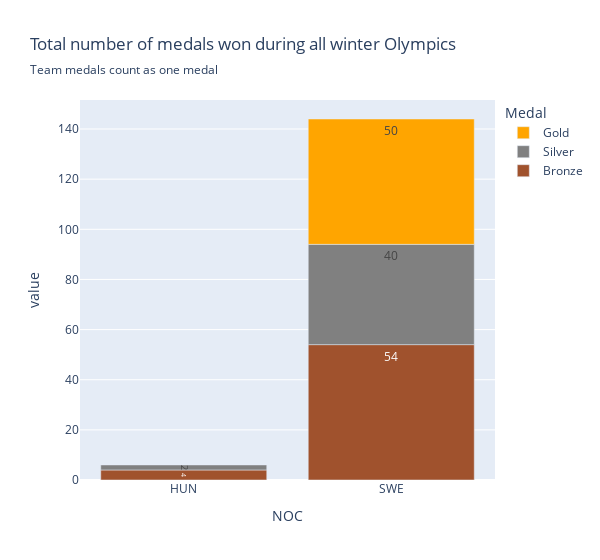

This figure's notebook cell:
### Markdown cell above
##### **1.2.4 Extras**

### Code cell
# Count medals won by Hungary and Sweden during the winter Olympics and compare
new_df = df[["NOC", "Year", "Event", "Season", "Medal"]]
winter_swehun = new_df.loc[(new_df["Season"] == "Winter") & (new_df["NOC"].isin(["HUN", "SWE"]))].copy().dropna(subset=["Medal"]).drop_duplicates(subset=["Medal", "Year", "Event"])
sum = winter_swehun.groupby("NOC")["Medal"].value_counts().unstack()
fig = px.bar(sum, 
       color_discrete_map={"Gold": "orange", "Silver": "grey", "Bronze": "sienna"}, 
       text_auto=True, 
       title="Total number of medals won during all winter Olympics", 
       subtitle="Team medals count as one medal",  
       width=600, 
       barmode="relative", 
       category_orders={"Medal": ["Bronze", "Silver", "Gold"]})
fig.update_layout(legend=dict(traceorder="reversed"))

### Figure 1 — Plotly figure (JSON) as saved in the notebook; plotly's stock layout.template omitted (floating-point values rounded to 4 significant figures)
{"data": [{"hovertemplate": "Medal=Bronze<br>NOC=%{x}<br>value=%{y}<extra></extra>", "legendgroup": "Bronze", "marker": {"color": "sienna", "pattern": {"shape": ""}}, "name": "Bronze", "orientation": "v", "showlegend": true, "textposition": "auto", "texttemplate": "%{y}", "type": "bar", "x": ["HUN", "SWE"], "xaxis": "x", "y": [4.0, 54.0], "yaxis": "y"}, {"hovertemplate": "Medal=Silver<br>NOC=%{x}<br>value=%{y}<extra></extra>", "legendgroup": "Silver", "marker": {"color": "grey", "pattern": {"shape": ""}}, "name": "Silver", "orientation": "v", "showlegend": true, "textposition": "auto", "texttemplate": "%{y}", "type": "bar", "x": ["HUN", "SWE"], "xaxis": "x", "y": [2.0, 40.0], "yaxis": "y"}, {"hovertemplate": "Medal=Gold<br>NOC=%{x}<br>value=%{y}<extra></extra>", "legendgroup": "Gold", "marker": {"color": "orange", "pattern": {"shape": ""}}, "name": "Gold", "orientation": "v", "showlegend": true, "textposition": "auto", "texttemplate": "%{y}", "type": "bar", "x": ["HUN", "SWE"], "xaxis": "x", "y": [NaN, 50.0], "yaxis": "y"}], "layout": {"barmode": "relative", "legend": {"title": {"text": "Medal"}, "tracegroupgap": 0, "traceorder": "reversed"}, "title": {"subtitle": {"text": "Team medals count as one medal"}, "text": "Total number of medals won during all winter Olympics"}, "width": 600, "xaxis": {"anchor": "y", "domain": [0, 1], "title": {"text": "NOC"}}, "yaxis": {"anchor": "x", "domain": [0, 1], "title": {"text": "value"}}}}
